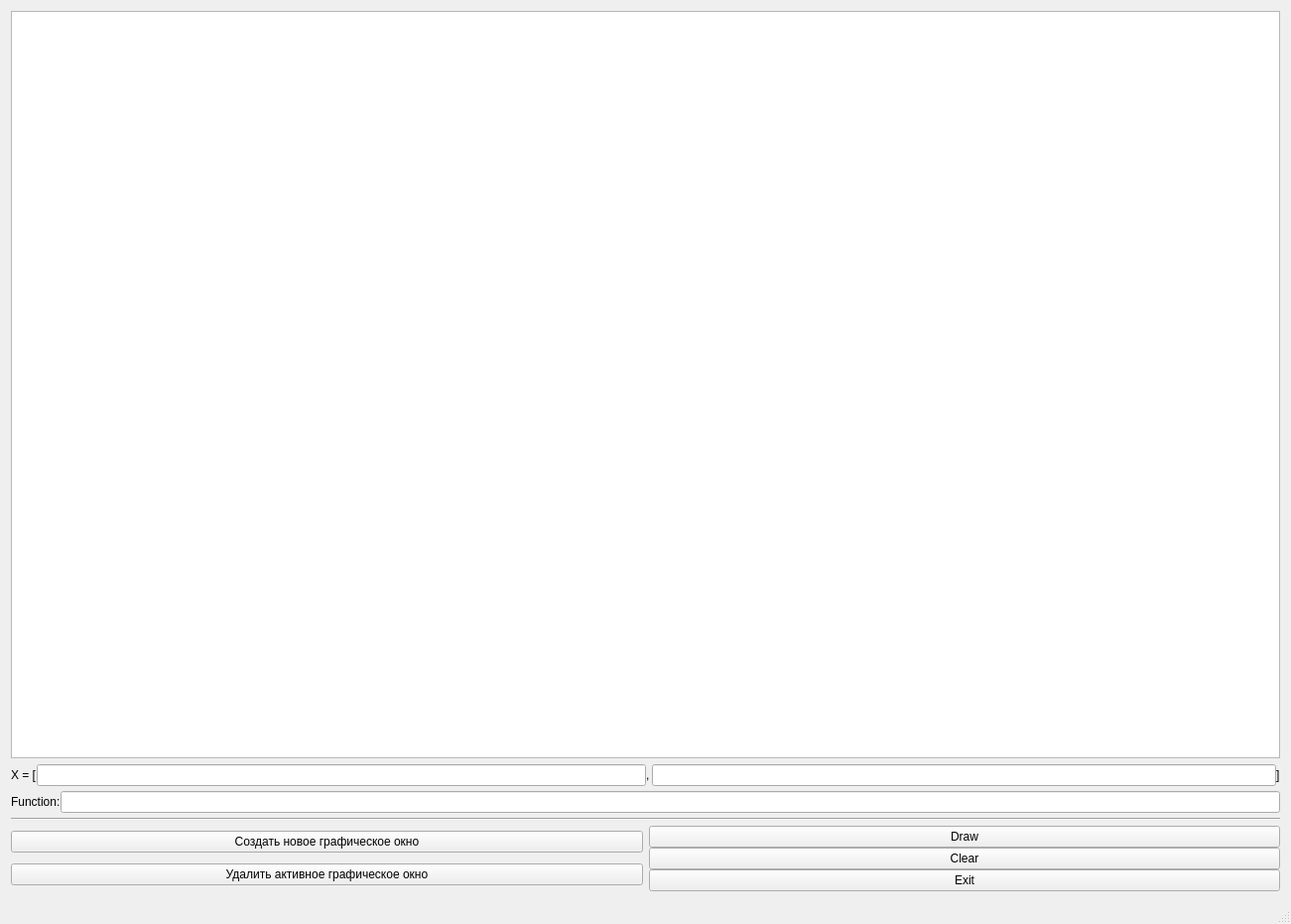
<?xml version="1.0" encoding="UTF-8"?>
<ui version="4.0">
 <class>MainWindow</class>
 <widget class="QMainWindow" name="MainWindow">
  <property name="geometry">
   <rect>
    <x>0</x>
    <y>0</y>
    <width>1301</width>
    <height>931</height>
   </rect>
  </property>
  <property name="windowTitle">
   <string>MainWindow</string>
  </property>
  <widget class="QWidget" name="centralWidget">
   <layout class="QVBoxLayout" name="verticalLayout_2">
    <item>
     <widget class="QMdiArea" name="field">
      <property name="frameShape">
       <enum>QFrame::StyledPanel</enum>
      </property>
      <property name="background">
       <brush brushstyle="SolidPattern">
        <color alpha="255">
         <red>255</red>
         <green>255</green>
         <blue>255</blue>
        </color>
       </brush>
      </property>
      <property name="activationOrder">
       <enum>QMdiArea::ActivationHistoryOrder</enum>
      </property>
      <property name="viewMode">
       <enum>QMdiArea::SubWindowView</enum>
      </property>
      <property name="tabsMovable">
       <bool>true</bool>
      </property>
     </widget>
    </item>
    <item>
     <layout class="QVBoxLayout" name="verticalLayout_6" stretch="0,0">
      <property name="spacing">
       <number>0</number>
      </property>
      <item>
       <layout class="QVBoxLayout" name="verticalLayout_5">
        <property name="spacing">
         <number>5</number>
        </property>
        <property name="bottomMargin">
         <number>5</number>
        </property>
        <item>
         <layout class="QVBoxLayout" name="verticalLayout_4">
          <property name="spacing">
           <number>0</number>
          </property>
          <item>
           <layout class="QVBoxLayout" name="verticalLayout_3">
            <property name="spacing">
             <number>0</number>
            </property>
            <item>
             <layout class="QHBoxLayout" name="horizontalLayout_4">
              <property name="spacing">
               <number>0</number>
              </property>
              <item>
               <layout class="QHBoxLayout" name="horizontalLayout">
                <property name="spacing">
                 <number>0</number>
                </property>
                <item>
                 <widget class="QLabel" name="label_2">
                  <property name="autoFillBackground">
                   <bool>false</bool>
                  </property>
                  <property name="frameShape">
                   <enum>QFrame::NoFrame</enum>
                  </property>
                  <property name="text">
                   <string>X = [</string>
                  </property>
                 </widget>
                </item>
                <item>
                 <widget class="QLineEdit" name="inputLeftX"/>
                </item>
               </layout>
              </item>
              <item>
               <layout class="QHBoxLayout" name="horizontalLayout_3">
                <property name="spacing">
                 <number>0</number>
                </property>
                <item>
                 <layout class="QHBoxLayout" name="horizontalLayout_2">
                  <property name="spacing">
                   <number>2</number>
                  </property>
                  <item>
                   <widget class="QLabel" name="label_3">
                    <property name="text">
                     <string>,</string>
                    </property>
                   </widget>
                  </item>
                  <item>
                   <widget class="QLineEdit" name="inputRightX"/>
                  </item>
                 </layout>
                </item>
                <item>
                 <widget class="QLabel" name="label_4">
                  <property name="text">
                   <string>]</string>
                  </property>
                 </widget>
                </item>
               </layout>
              </item>
             </layout>
            </item>
           </layout>
          </item>
         </layout>
        </item>
        <item>
         <layout class="QHBoxLayout" name="horizontalLayout_14">
          <property name="spacing">
           <number>0</number>
          </property>
          <item>
           <widget class="QLabel" name="label_11">
            <property name="text">
             <string>Function:</string>
            </property>
           </widget>
          </item>
          <item>
           <widget class="QLineEdit" name="inputLeftX_4"/>
          </item>
         </layout>
        </item>
        <item>
         <widget class="Line" name="line">
          <property name="sizeIncrement">
           <size>
            <width>0</width>
            <height>10</height>
           </size>
          </property>
          <property name="orientation">
           <enum>Qt::Horizontal</enum>
          </property>
         </widget>
        </item>
       </layout>
      </item>
      <item>
       <layout class="QHBoxLayout" name="horizontalLayout_5">
        <item>
         <layout class="QVBoxLayout" name="verticalLayout_7">
          <item>
           <widget class="QPushButton" name="create_subwindow">
            <property name="text">
             <string>Создать новое графическое окно</string>
            </property>
           </widget>
          </item>
          <item>
           <widget class="QPushButton" name="delete_subwindow">
            <property name="text">
             <string>Удалить активное графическое окно</string>
            </property>
           </widget>
          </item>
         </layout>
        </item>
        <item>
         <layout class="QVBoxLayout" name="verticalLayout">
          <property name="spacing">
           <number>0</number>
          </property>
          <item>
           <widget class="QPushButton" name="draw">
            <property name="text">
             <string>Draw</string>
            </property>
           </widget>
          </item>
          <item>
           <widget class="QPushButton" name="clear">
            <property name="text">
             <string>Clear</string>
            </property>
           </widget>
          </item>
          <item>
           <widget class="QPushButton" name="exit">
            <property name="text">
             <string>Exit</string>
            </property>
           </widget>
          </item>
         </layout>
        </item>
       </layout>
      </item>
     </layout>
    </item>
   </layout>
  </widget>
  <widget class="QMenuBar" name="menuBar">
   <property name="geometry">
    <rect>
     <x>0</x>
     <y>0</y>
     <width>1301</width>
     <height>21</height>
    </rect>
   </property>
  </widget>
  <widget class="QStatusBar" name="statusBar"/>
  <action name="action">
   <property name="text">
    <string>Сохранить картинку</string>
   </property>
  </action>
  <action name="action_3">
   <property name="text">
    <string>Выход</string>
   </property>
  </action>
 </widget>
 <layoutdefault spacing="6" margin="11"/>
 <resources/>
 <connections/>
</ui>
